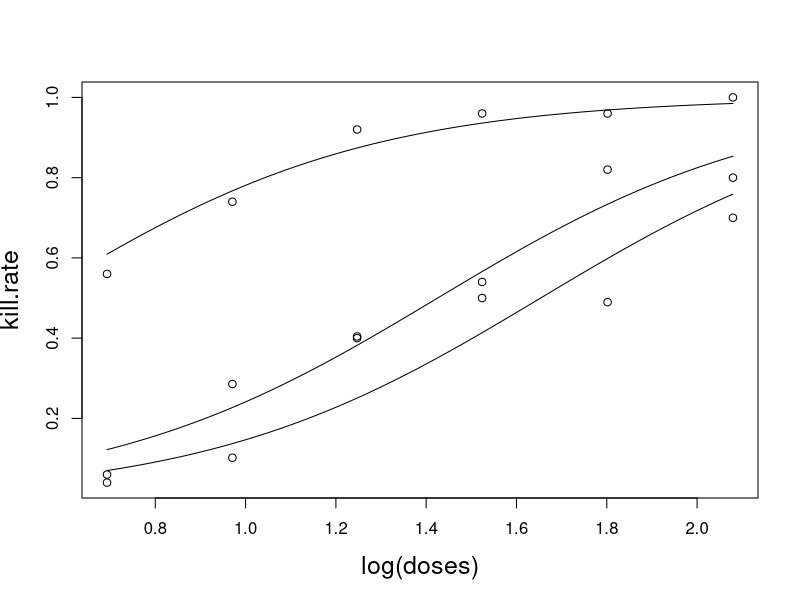

This figure's R source:
#4(b)
par(mfrow=c(1,1))
kill.rate=c(3/50,5/49,19/47,19/38,24/49,35/50,2/50,14/49,20/50,27/50,41/50,40/50,28/50,37/50,46/50,48/50,48/50,50/50)
doses=c(2.00,2.64,3.48,4.59,6.06,8.00,2.00,2.64,3.48,4.59,6.06,8.00,2.00,2.64,3.48,4.59,6.06,8.00)
log(doses)
doses.killrate=lm(kill.rate~doses)
plot(log(doses),kill.rate,cex.lab=1.5)

insect=c(rep(0,6),rep(1,6),rep(2,6))

insc_type = factor(insect, levels = c(0, 1, 2),
                   labels = c("DDT", "BHC", "MIXED"))

dose=rep(c(2.00, 2.64, 3.48, 4.59, 6.06, 8.00),3)
killed=c(3,5,19,19,24,35,2,14,20,27,41,40,28,37,46,48,48,50)
unkilled=c(50,49,47,38,49,50,50,49,rep(50,10))-killed
data=data.frame("killed"=killed,"unkilled"=unkilled,"deposit"=dose,"type"=insc_type)

# making binary var 
y=c()
for(i in 1:length(killed)){
  yi=c(rep(1,killed[i]),rep(0,unkilled[i]))
  y=c(y,yi)
}

total=killed+unkilled
cumsum(total)
total=c(0,total)

XX = matrix(0,ncol = 2,nrow =sum(total))
X=as.matrix(data[,c(3,4)])
cum=cumsum(total)
for(i in 1:(length(cum)-1)){
  k=((cum[i]+1):(cum[i+1]))
  v=X[i,]
  for(j in 1:length(k)){
    XX[k[j],]=v
  }
}
XX=data.frame(XX)
XX$X1=as.numeric(as.character(XX$X1))
colnames(XX)=c("deposit","type")
head(XX)

glm1=glm(y~log(XX$deposit)+XX$type,family=binomial(link="logit"))

curve(expr = exp(glm1$coefficients[1]+glm1$coefficients[2]*x)/(1+exp(glm1$coefficients[1]+glm1$coefficients[2]*x)),add = T)
curve(expr = exp(glm1$coefficients[1]+glm1$coefficients[2]*x+glm1$coefficients[3])/(1+exp(glm1$coefficients[1]+glm1$coefficients[2]*x+glm1$coefficients[3])),add = T)
curve(expr = exp(glm1$coefficients[1]+glm1$coefficients[2]*x+glm1$coefficients[4])/(1+exp(glm1$coefficients[1]+glm1$coefficients[2]*x+glm1$coefficients[4])),add = T)
